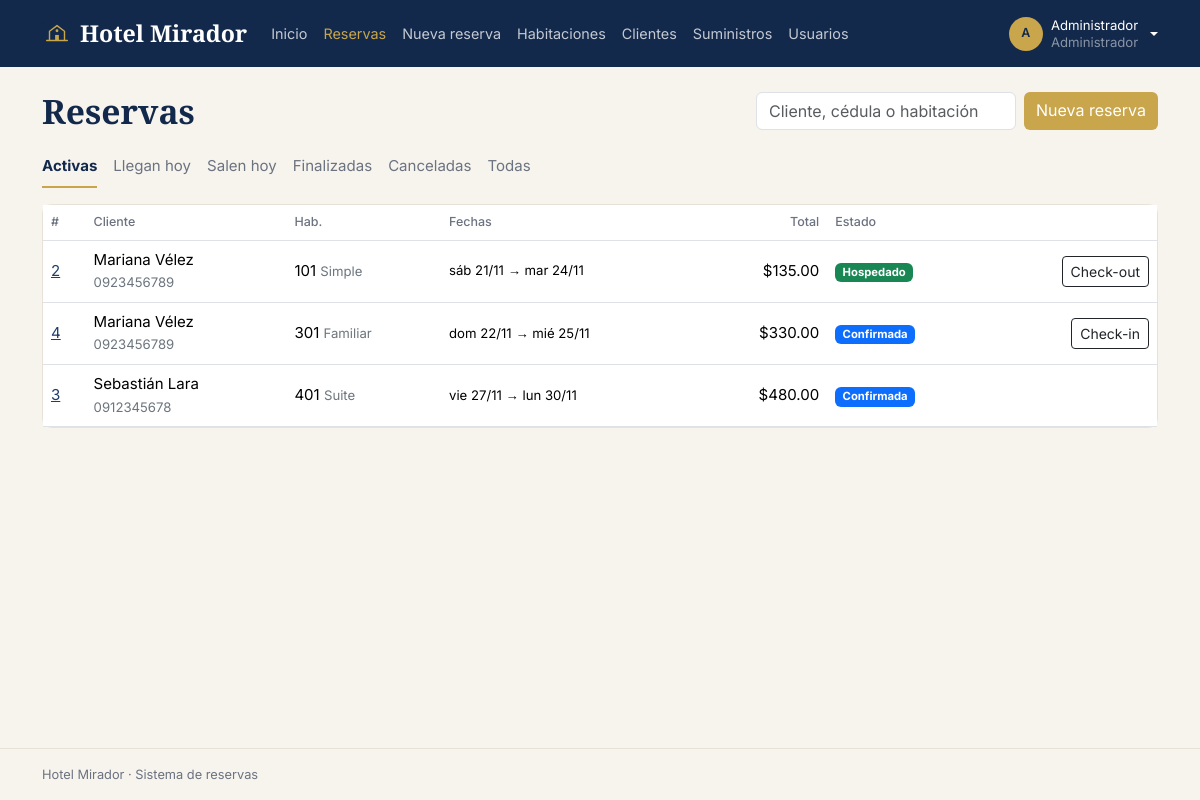
/index.php?r=reservas/index (signed in), run on the app's committed database.
### tables this page shows
CREATE TABLE reservas (
  id             INT AUTO_INCREMENT PRIMARY KEY,
  id_cliente     INT           NOT NULL,
  id_habitacion  INT           NOT NULL,
  registrada_por INT           NULL,
  fecha_reserva  DATETIME      NOT NULL DEFAULT CURRENT_TIMESTAMP,
  fecha_entrada  DATE          NOT NULL,
  fecha_salida   DATE          NOT NULL,
  huespedes      INT           NOT NULL DEFAULT 1,
  total          DECIMAL(10,2) NOT NULL,
  estado         ENUM('Confirmada','Hospedado','Finalizada','Cancelada') NOT NULL DEFAULT 'Confirmada',
  notas          VARCHAR(255)  NULL,
  INDEX (fecha_entrada, fecha_salida),
  FOREIGN KEY (id_cliente)     REFERENCES usuarios(id) ON DELETE CASCADE,
  FOREIGN KEY (id_habitacion)  REFERENCES habitaciones(id),
  FOREIGN KEY (registrada_por) REFERENCES usuarios(id) ON DELETE SET NULL
);

CREATE TABLE usuarios (
  id         INT AUTO_INCREMENT PRIMARY KEY,
  nombre     VARCHAR(60)  NOT NULL,
  correo     VARCHAR(100) NOT NULL UNIQUE,
  contrasena VARCHAR(255) NOT NULL,
  id_rol     INT          NOT NULL,
  telefono   VARCHAR(15)  NULL,
  documento  VARCHAR(20)  NULL,    
  empresa    VARCHAR(80)  NULL,    
  activo     TINYINT(1)   NOT NULL DEFAULT 1,
  creado_en  DATETIME     NOT NULL DEFAULT CURRENT_TIMESTAMP,
  FOREIGN KEY (id_rol) REFERENCES roles(id)
);

CREATE TABLE habitaciones (
  id          INT AUTO_INCREMENT PRIMARY KEY,
  numero      INT           NOT NULL UNIQUE,
  tipo        ENUM('Simple','Doble','Suite','Familiar') NOT NULL,
  capacidad   INT           NOT NULL,
  precio      DECIMAL(10,2) NOT NULL,    
  descripcion VARCHAR(255)  NULL,
  estado      ENUM('Disponible','Mantenimiento') NOT NULL DEFAULT 'Disponible'
);

### core/Controller.php (called while the page is built, shortened)
<?php
abstract class Controller
{
    protected function render(string $vista, array $datos = []): void
    {
        extract($datos);
        require __DIR__ . '/../views/layout/header.php';
        require __DIR__ . '/../views/' . $vista . '.php';
        require __DIR__ . '/../views/layout/footer.php';
    }
}

### controllers/ReservasController.php (called while the page is built, shortened)
<?php
class ReservasController extends Controller
{
    public function index(): void
    {
        $filtro = get('f');
        $this->render('reservas/index', [
            'titulo'   => 'Reservas',
            'reservas' => Reserva::listar($filtro, get('q')),
            'filtro'   => $filtro,
            'q'        => get('q'),
        ]);
    }
}

### core/Router.php (called while the page is built, shortened)
<?php
class Router
{
    public static function dispatch(string $ruta): void
    {
        if (!preg_match('#^([a-z]+)/([a-z]+)$#', $ruta, $m)) self::error404();
        $accion = $m[2];
        (new $clase())->$accion();
    }
}

### index.php (called while the page is built, shortened)
<?php
require __DIR__ . '/core/helpers.php';
require __DIR__ . '/core/Database.php';
require __DIR__ . '/core/Auth.php';
require __DIR__ . '/core/Model.php';
require __DIR__ . '/core/Controller.php';
require __DIR__ . '/core/Router.php';
Router::dispatch(is_string($_GET['r'] ?? null) ? $_GET['r'] : '');

### core/Auth.php (called while the page is built, shortened)
<?php
class Auth
{
    public static function check(): bool
    {
        return isset($_SESSION['usuario']);
    }
    public static function rol(): ?int
    {
        return $_SESSION['usuario']['id_rol'] ?? null;
    }
    public static function es(int ...$roles): bool
    {
        return self::check() && in_array(self::rol(), $roles, true);
    }
}

### core/Database.php (called while the page is built, shortened)
<?php
class Database
{
    private static ?PDO $pdo = null;
    public static function get(): PDO
    {
        try {
            self::$pdo = new PDO(
                'mysql:host=' . DB_HOST . ';port=' . DB_PORT . ';dbname=' . DB_NAME . ';charset=utf8mb4',
                DB_USER,
                DB_PASS,
                [
                    PDO::ATTR_ERRMODE            => PDO::ERRMODE_EXCEPTION,
                    PDO::ATTR_DEFAULT_FETCH_MODE => PDO::FETCH_ASSOC,
                    PDO::ATTR_EMULATE_PREPARES   => false,
                ]
            );
            self::$pdo->exec("SET time_zone = '" . date('P') . "'");
        } catch (PDOException $e) {
            http_response_code(500);
            $info = DEBUG ? '<br><small>' . htmlspecialchars($e->getMessage()) . '</small>' : '';
            exit('<h3 style="font-family:sans-serif">No hay conexión con la base de datos. Revisa la configuración e importa hotel.sql.' . $info . '</h3>');
        }
        return self::$pdo;
    }
}

### core/Model.php (called while the page is built, shortened)
<?php
abstract class Model
{
    protected static function db(): PDO
    {
        return Database::get();
    }
    protected static function query(string $sql, array $params = []): PDOStatement
    {
        $st = self::db()->prepare($sql);
        $st->execute($params);
        return $st;
    }
}

### models/Reserva.php (called while the page is built, shortened)
<?php
class Reserva extends Model
{
    public static function listar(string $filtro = '', string $buscar = ''): array
    {
        $where = match ($filtro) {
            ''         => "r.estado IN ('Confirmada','Hospedado')",
            'llegadas' => "r.estado = 'Confirmada' AND r.fecha_entrada = CURDATE()",
            'salidas'  => "r.estado = 'Hospedado' AND r.fecha_salida = CURDATE()",
            'todas'    => '1=1',
            default    => 'r.estado = ?',
        };
        $p = in_array($filtro, ['Confirmada', 'Hospedado', 'Finalizada', 'Cancelada'], true) ? [$filtro] : [];
        $orden = in_array($filtro, ['', 'llegadas', 'salidas', 'Confirmada'], true) ? 'r.fecha_entrada' : 'r.fecha_entrada DESC';
        return self::query(self::SELECT . " WHERE $where ORDER BY $orden LIMIT 300", $p)->fetchAll();
    }
}

### views/reservas/index.php (the view, shortened to what this page needs)
<?php
$atiende = Auth::es(Auth::ADMIN, Auth::RECEPCIONISTA);
$filtros = ['' => 'Activas', 'llegadas' => 'Llegan hoy', 'salidas' => 'Salen hoy', 'Finalizada' => 'Finalizadas', 'Cancelada' => 'Canceladas', 'todas' => 'Todas'];
?>
<div class="d-flex flex-wrap justify-content-between align-items-center gap-2 mb-3">
  <h1 class="titulo mb-0">Reservas</h1>
  <div class="d-flex gap-2">
    <form class="d-flex"><input type="hidden" name="r" value="reservas/index"><input type="hidden" name="f" value="<?= e($filtro) ?>">
      <input type="search" name="q" class="form-control" placeholder="Cliente, cédula o habitación" value="<?= e($q) ?>"></form>
    <?php if ($atiende): ?><a href="<?= url('reservas/buscar') ?>" class="btn btn-dorado text-nowrap">Nueva reserva</a><?php endif; ?>
  </div>
</div>
<ul class="nav nav-underline mb-3">
  <?php foreach ($filtros as $k => $txt): ?>
    <li class="nav-item"><a class="nav-link <?= $filtro === $k ? 'active' : '' ?>" href="<?= url('reservas/index', array_filter(['f' => $k])) ?>"><?= $txt ?></a></li>
  <?php endforeach; ?>
</ul>
<div class="tarjeta p-0">
  <div class="table-responsive">
    <table class="table table-hover align-middle mb-0">
      <thead><tr><th>#</th><th>Cliente</th><th>Hab.</th><th>Fechas</th><th class="text-end">Total</th><th>Estado</th><?php if ($atiende): ?><th></th><?php endif; ?></tr></thead>
      <tbody>
      <?php foreach ($reservas as $r): ?>
        <tr>
          <td><a href="<?= url('reservas/ver', ['id' => $r['id']]) ?>"><?= $r['id'] ?></a></td>
          <td><?= e($r['cliente']) ?><br><small class="text-secondary"><?= e($r['documento']) ?></small></td>
          <td><?= $r['numero'] ?> <small class="text-secondary"><?= $r['tipo'] ?></small></td>
          <td class="small text-nowrap"><?= fecha_corta($r['fecha_entrada']) ?> → <?= fecha_corta($r['fecha_salida']) ?></td>
          <td class="text-end"><?= dinero($r['total']) ?></td>
          <td data-etiqueta><?= etiqueta($r['estado']) ?></td>
          <?php if ($atiende): ?>
            <td class="text-end text-nowrap">
              <?php if ($r['estado'] === 'Confirmada' && $r['fecha_entrada'] <= date('Y-m-d')): ?>
                <button class="btn btn-sm btn-outline-dark" data-estado="Hospedado" data-reserva="<?= $r['id'] ?>">Check-in</button>
              <?php elseif ($r['estado'] === 'Hospedado'): ?>
                <button class="btn btn-sm btn-outline-dark" data-estado="Finalizada" data-reserva="<?= $r['id'] ?>">Check-out</button>
              <?php endif; ?>
            </td>
          <?php endif; ?>
        </tr>
      <?php endforeach; ?>
      </tbody>
    </table>
  </div>
</div>

### core/helpers.php (shortened to what this page needs)
<?php
function e($v): string
{
    return htmlspecialchars((string) ($v ?? ''), ENT_QUOTES, 'UTF-8');
}
function url(string $ruta, array $params = []): string
{
    return 'index.php?' . http_build_query(['r' => $ruta] + $params);
}
function dinero($n): string
{
    return '$' . number_format((float) $n, 2);
}
function fecha_corta(string $f): string
{
    $dias = ['dom', 'lun', 'mar', 'mié', 'jue', 'vie', 'sáb'];
    $t = strtotime($f);
    return $dias[(int) date('w', $t)] . ' ' . date('d/m', $t);
}
function etiqueta(string $estado): string
{
    $c = COLORES[$estado] ?? 'secondary';
    return "<span class=\"badge text-bg-$c\">" . e($estado) . '</span>';
}

### assets/css/styles.css (style rules this page uses)
:root { --azul: #13294b; --azul-2: #1f3d6b; --dorado: #c9a54b; --dorado-osc: #a8852f; --crema: #f7f4ee; --texto: #1f2933; --gris: #6b7280; --borde: #e7e2d8; }
body { font-family: 'Inter', system-ui, sans-serif; background: var(--crema); color: var(--texto); font-size: .94rem; min-height: 100vh; display: flex; flex-direction: column; }
a { color: var(--azul-2); }
.titulo, .marca, .cifra span, .precio { font-family: 'Cormorant Garamond', Georgia, serif; font-weight: 700; }
.titulo { font-size: 2.1rem; color: var(--azul); }
.btn-dorado { background: var(--dorado); color: #fff; border: 0; }
.nav-underline .nav-link { color: var(--gris); }
.nav-underline .nav-link.active { color: var(--azul); border-bottom-color: var(--dorado); }
.table > thead th { font-size: .78rem; color: var(--gris); font-weight: 500; }
.tarjeta { background: #fff; border: 1px solid var(--borde); border-radius: 10px; padding: 1.2rem; }

### data on the page
reservas: id "2", id_cliente.nombre "Mariana Vélez", id_cliente.documento "0923456789", id_habitacion.numero "101", id_habitacion.tipo "Simple", fecha_entrada "sáb 21/11", fecha_salida "mar 24/11", total "$135.00", estado "Hospedado"
reservas: id "4", id_cliente.nombre "Mariana Vélez", id_cliente.documento "0923456789", id_habitacion.numero "301", id_habitacion.tipo "Familiar", fecha_entrada "dom 22/11", fecha_salida "mié 25/11", total "$330.00", estado "Confirmada"
reservas: id "3", id_cliente.nombre "Sebastián Lara", id_cliente.documento "0912345678", id_habitacion.numero "401", id_habitacion.tipo "Suite", fecha_entrada "vie 27/11", fecha_salida "lun 30/11", total "$480.00", estado "Confirmada"

### other printed values
$_texto "Inicio"
$_texto "Reservas"
$_texto "Nueva reserva"
$_texto "Habitaciones"
$_texto "Clientes"
$_texto "Suministros"
$_texto "Usuarios"
iniciales($yo['nombre']) "A"
$yo['nombre'] "Administrador"
$yo['rol'] "Administrador"
$txt "Activas"
$txt "Llegan hoy"
$txt "Salen hoy"
$txt "Finalizadas"
$txt "Canceladas"
